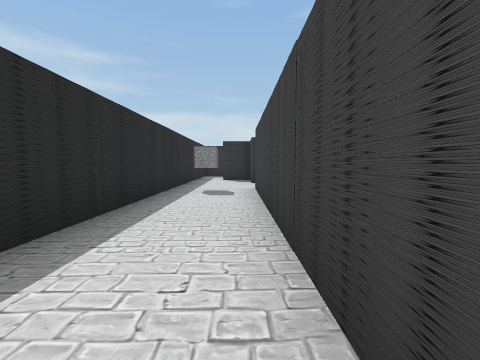
View 1 (above)

21 first-person views from a walk through a 3-D level made in the Unity game engine. The camera is 1.3 m above the floor, tilts 4° down and sees 90° across. The floor is counted in squares, 2 m on a side. Each view is taken from the middle of a square. On the plan, view 1 faces up. The plan holds only what a view shows up to about 9 squares ahead; the rest is blank. The player character is not drawn. Door leaves are left out, so doorways stand open.

View 2
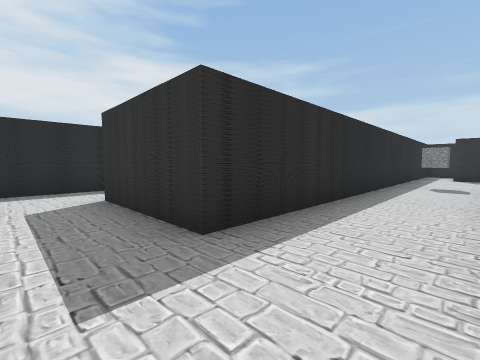

View 3
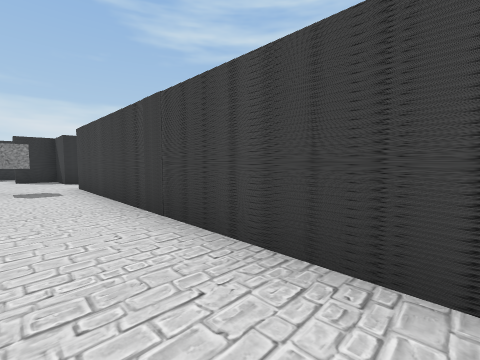

View 4
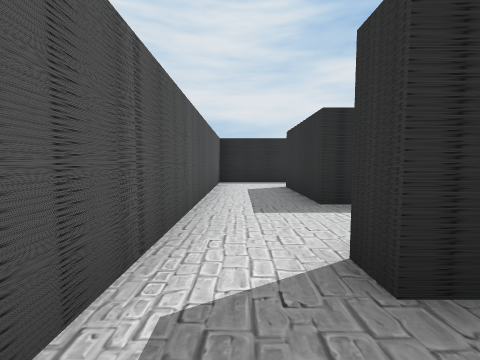

View 5
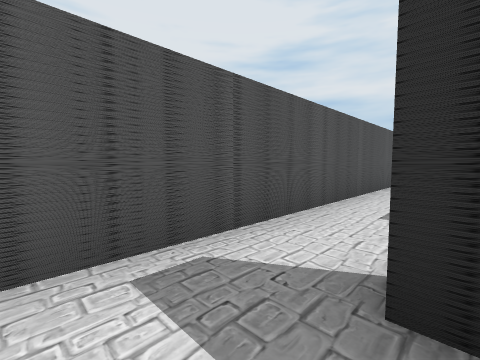

View 6
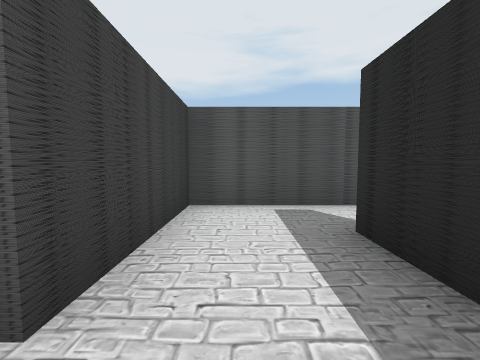

View 7
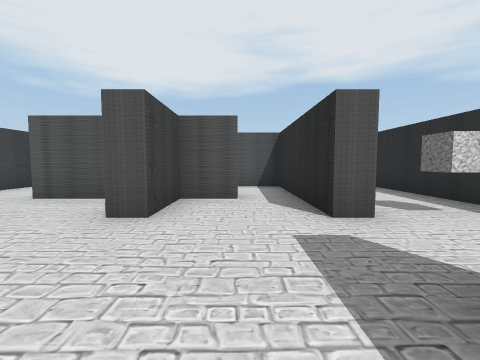

View 8
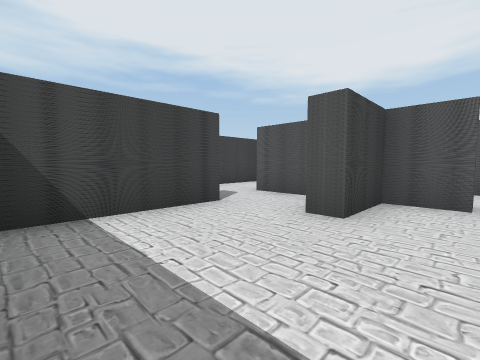

View 9
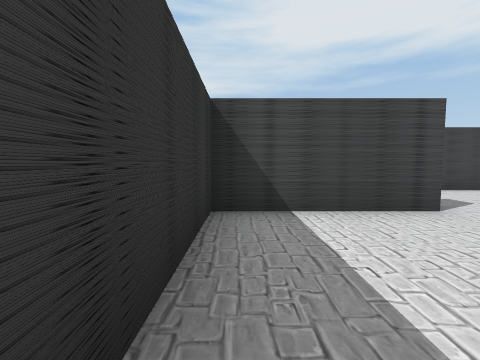

View 10
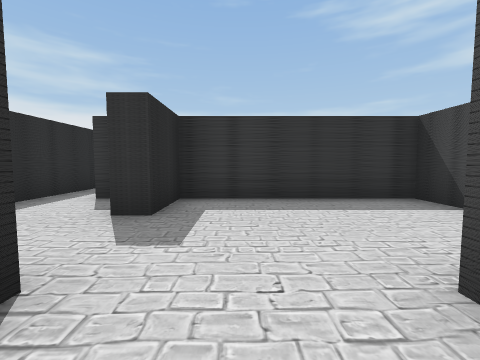

View 11
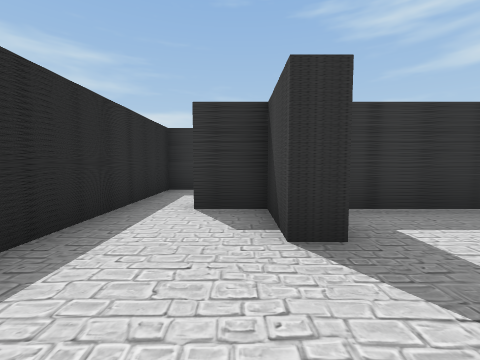

View 12
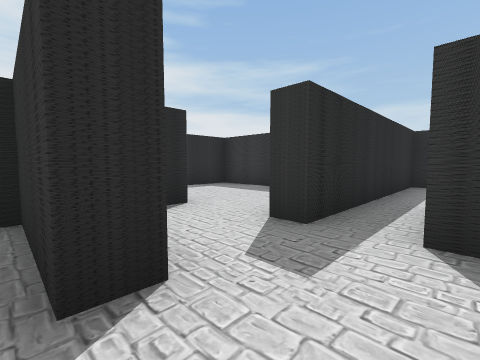

View 13
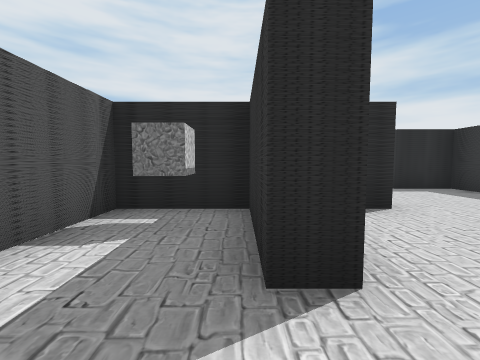

View 14
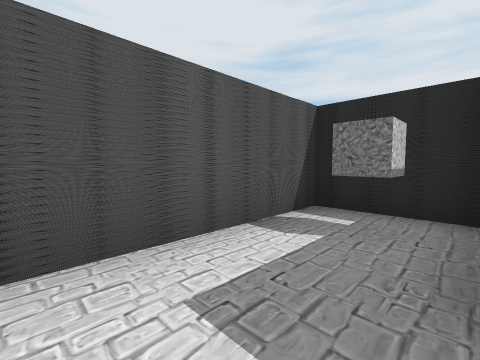

View 15
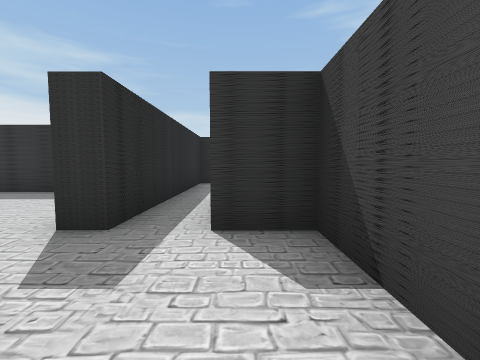

View 16
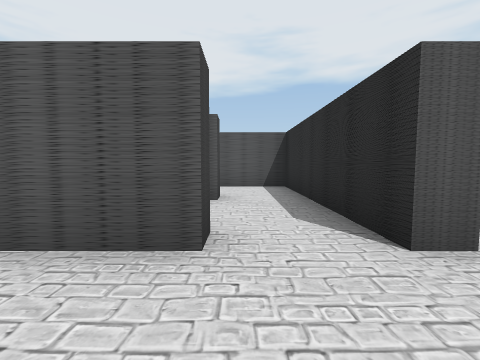

View 17
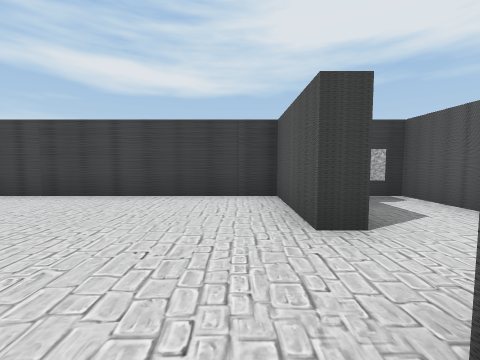

View 18
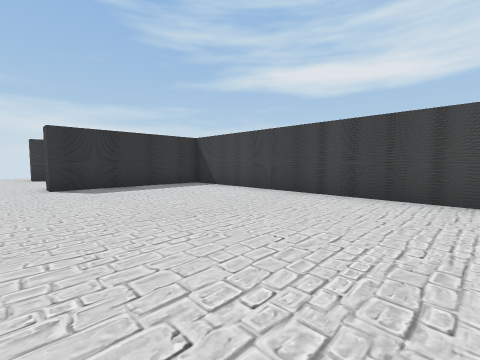

View 19
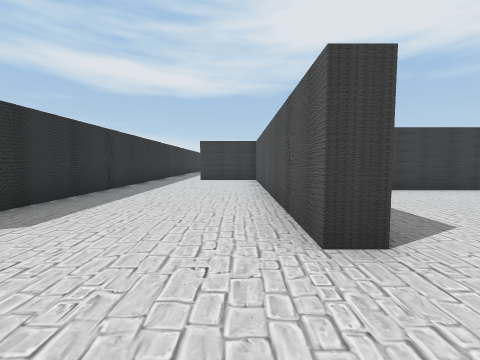

View 20
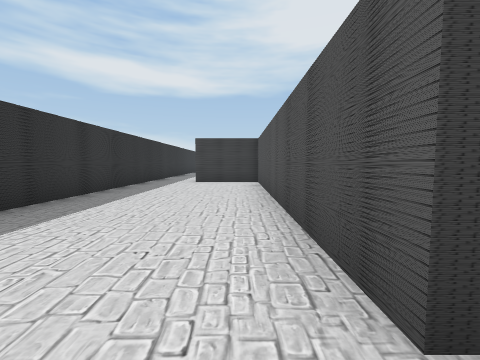

View 21
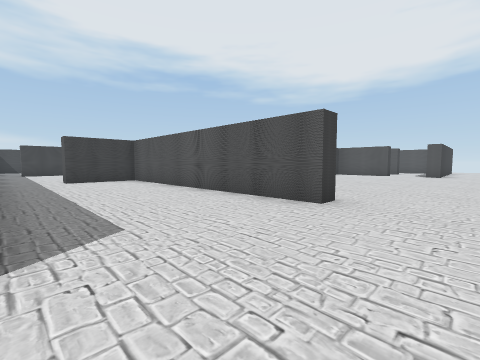

### Floor plan
Points are (right, up) in squares from view 1. A wall is a line through its corners. A room is listed if a view was taken in it or the views show most of it. See-through windows are left out.
Room 1 (views 1, 2, 3)
walls: (0.9, -1.2) (0.4, -1.2) (0.4, 4); (-1.7, 4) (-1.7, -0.7) (-4.6, -0.7); (-6.3, -0.5) (-6.3, -2.7) (1.6, -2.7)
ways out: opening at (1, -2) to room 2; open door at (0.5, 4) to room 4; opening at (-5, -1) to room 9
Room 2 (views 4, 5, 6)
walls: (0.9, 0) (0.9, -1.2); (1.6, -2.7) (2.8, -2.7) (2.8, 0.2)
ways out: opening at (1, -2) to room 1
Room 3 (views 7, 8, 9, 10)
walls: (0.9, 6.2) (0.9, 2.2); (5.2, 6.3) (5.2, 9.4) (0.9, 9.4) (0.9, 7.9); (2, 4.6) (3.1, 4.6) (3.1, 6.2) (3.6, 6.2)
ways out: opening at (4.5, 6) to room 5; open door at (6, 6.5) to room 5; open door at (0.7, 7.3) to room 10
Room 4 (view 11)
walls: (0.4, 4) (0.4, 6.2); (-0.6, 6.2) (-0.6, 5.6) (-1.1, 5.6); (-1.7, 6.5) (-1.7, 4)
ways out: open door at (0.5, 4) to room 1
Room 5 (views 12, 13, 14, 15)
walls: (5.8, 6.3) (5.2, 6.3); (4.4, 4.6) (5.8, 4.6) (5.8, 4.1) (3.6, 4.1); (4.1, 3.5) (4.7, 3.5) (4.7, 2.9); (3.6, 6.2) (3.6, 5.8); (7.7, 2.4) (7.7, 6.3) (6.6, 6.3); (3.6, 2.2) (7.1, 2.2)
ways out: opening at (4.5, 6) to room 3; open door at (6, 6.5) to room 3
Room 6 (views 16, 18)
walls: (-4.7, 2.2) (-2.2, 2.2) (-2.2, 11.9) (-6.2, 11.9) (-6.2, 12.4)
ways out: opening at (-7.5, 3) to room 7; opening at (-7.5, 12) to room 8; opening at (-5, 2) to room 9
Room 7 (views 17, 21)
walls: (-6.9, 2.2) (-6.3, 2.2)
ways out: opening at (-7.5, 3) to room 6; opening at (-7.5, 16) to room 8
Room 8 (views 19, 20)
walls: (-6.2, 12.4) (1.3, 12.4) (1.3, 14.5); (2.1, 16.2) (-6.2, 16.2)
ways out: opening at (-7.5, 12) to room 6; opening at (-7.5, 16) to room 7; opening at (2, 15)
Room 9 (no view inside)
walls: (-4.7, 1.8) (-4.7, 2.2); (-4.6, -0.2) (-2.2, -0.2) (-2.2, 0.5); (-6.3, 2.2) (-6.3, -0.5)
ways out: opening at (-5, -1) to room 1; opening at (-5, 2) to room 6
Room 10 (no view inside)
walls: (0.4, 7.9) (0.4, 9.4) (-0.8, 9.4); (-1, 6.2) (-0.6, 6.2); (-1.7, 9.9) (-1.7, 6.5)
ways out: open door at (0.7, 7.3) to room 3; open door at (-1, 10)

Where each view was taken, in squares from view 1:
view 1: 0 up, 0 right, facing up
view 2: 2 down, 0 right, facing up-left
view 3: 1 down, 1 left, facing up-right
view 4: 2 down, 2 right, facing left
view 5: 1 down, 2 right, facing down-left
view 6: 1 up, 2 right, facing down
view 7: 9 up, 2 right, facing down
view 8: 9 up, 2 right, facing down-right
view 9: 9 up, 2 right, facing right
view 10: 5 up, 2 right, facing up
view 11: 6 up, 0 right, facing up
view 12: 4 up, 7 right, facing up-left
view 13: 4 up, 7 right, facing left
view 14: 4 up, 7 right, facing down-left
view 15: 4 up, 7 right, facing up
view 16: 4 up, 5 left, facing down
view 17: 3 up, 7 left, facing right
view 18: 5 up, 7 left, facing up-right
view 19: 13 up, 8 left, facing right
view 20: 13 up, 7 left, facing right
view 21: 16 up, 8 left, facing down-right
